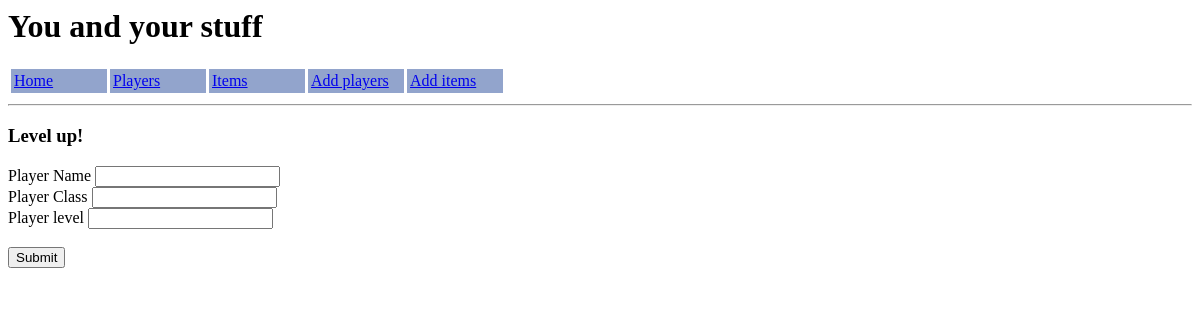
The app's page /updateplayers/4, older data.
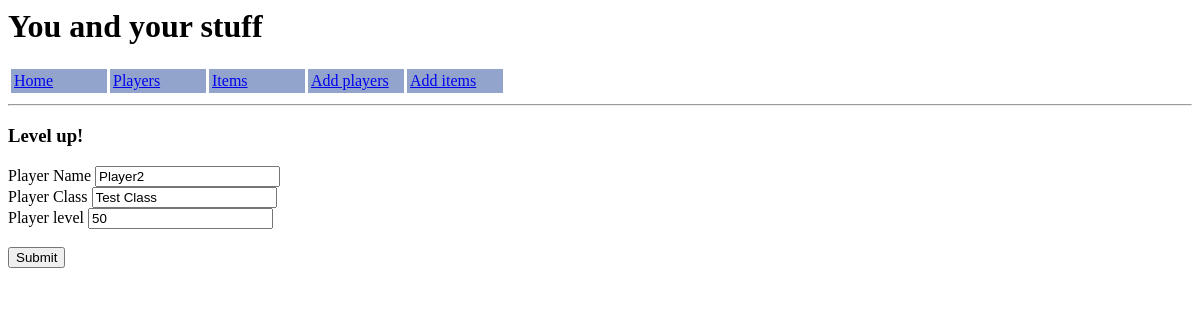
The same page, newer data.
### application/models.py (models this page shows)
class Players(db.Model):
    player_id       =   db.Column(db.Integer, primary_key=True)
    player_name     =   db.Column(db.String(50), nullable=False)
    player_class    =   db.Column(db.String(50), unique=False, nullable=False)
    level           =   db.Column(db.Integer, nullable=False)
    items           =   db.relationship('Items', backref='playersref')

### application/routes.py (the view)
@app.route("/updateplayers/<player_id>", methods=['GET', 'POST'])
def update_player(player_id):
    player = db.session.query(Players).get(player_id)
    form = PlayersForm(obj=player)
    if form.validate_on_submit():
        form.populate_obj(player)
        db.session.add(player)
        db.session.commit()
        return redirect(url_for('index'))
    return render_template('updateplayers.html', title="Level up!", form=form)

### application/forms.py
class PlayersForm(FlaskForm):
    player_name         =   StringField('Player Name', validators=[DataRequired()])
    player_class        =   StringField('Player Class', validators=[DataRequired()])
    level               =   IntegerField('Player level', validators=[DataRequired()])
    submit              =   SubmitField('Submit')
    update              =   SubmitField('Update')
    delete              =   SubmitField('Delete')

### application/templates/updateplayers.html (shortened to what this page needs)
{% extends "body.html" %}
{% block body %}
<h3>{{ title }}</h3>
<div class='updatingplayers'>
    <form method="POST" action="">
        {{ form.player_name.label }} {{ form.player_name }}
        <br>
        {{ form.player_class.label }} {{ form.player_class }}
        <br>
        {{ form.level.label }} {{ form.level }}
        <br>
        <br>
        {{ form.submit }}
    </form>
</div>
{% endblock body %}

Row changes from the older to the newer data that the page shows:
added Players: player_name "Player2", player_class "Test Class", level "50"
